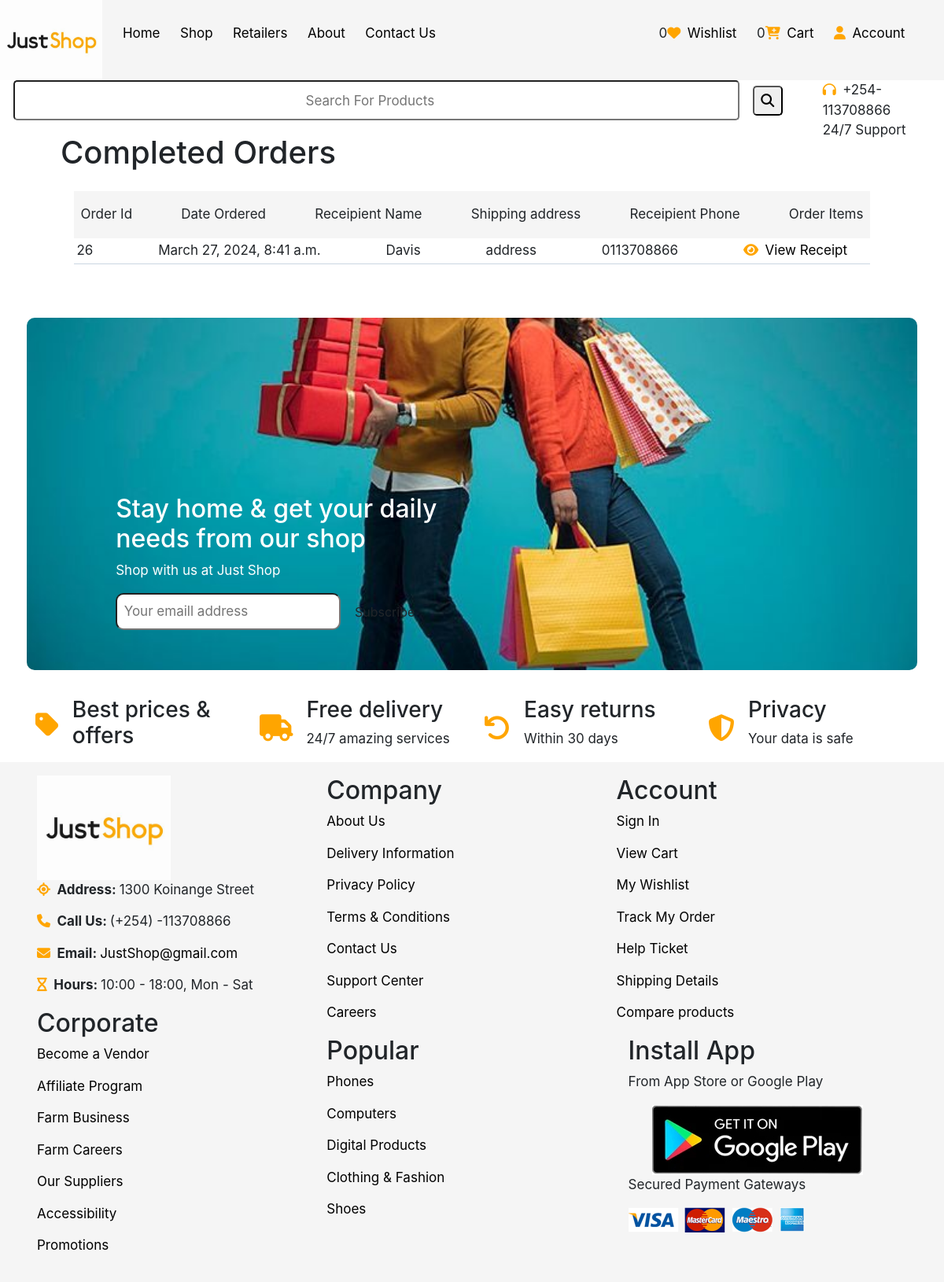
Page /order_history/ (signed in) on the earlier database version.
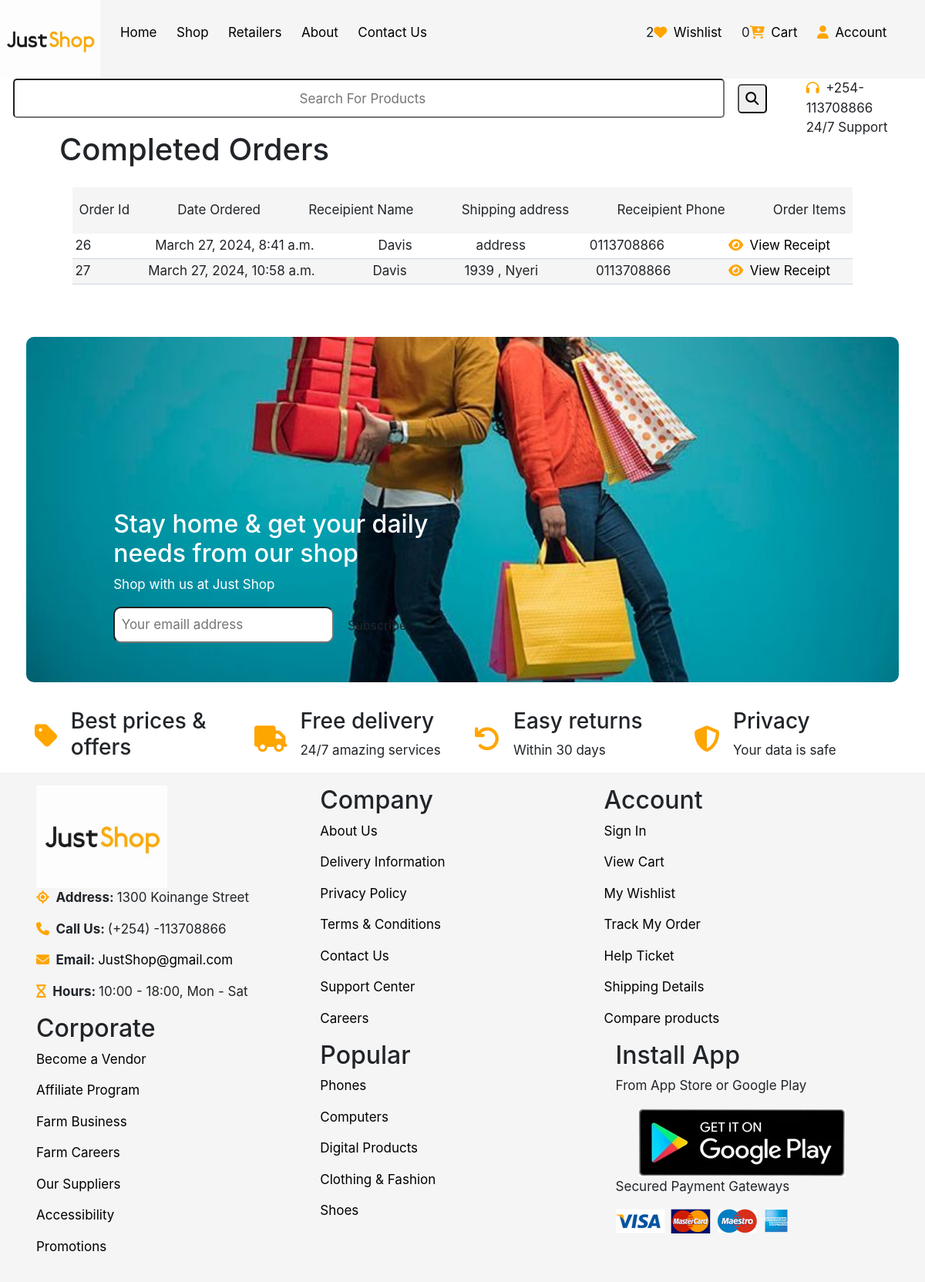
Same page on the later database version.
### main/models.py (models this page shows)
class Order(models.Model):
    order_total_price=models.DecimalField(max_digits=999999999,decimal_places=2)
    date_ordered=models.DateTimeField(auto_now_add=True)
    user=models.ForeignKey(User,on_delete=models.CASCADE)
    name=models.CharField(max_length=200)
    email=models.CharField(max_length=200)
    shipping_address=models.CharField(max_length=200)
    phone=models.CharField(max_length=200)
    payment_method=models.CharField(max_length=200,choices=PAYMENT_METHOD,default="dbt")
    class Meta:
        verbose_name_plural='Cart Orders'

### main/views.py (the view)
# urls.py: path('order_history/',order_history,name="order-history"),
@login_required
def order_history(request):
   orders=Order.objects.filter(user=request.user)
   if orders:
      context={
         "orders":orders,
      }
      return render(request,'main/order-history.html',context)
   else:
      messages.error("You dont have any completed orders")
      return redirect("main:products")

### main/context_processor.py (called while the page is built)
def default(request):
    products=Product.objects.all()
    categories=Category.objects.all()
    wishlist=Wishlist.objects.filter(user=request.user).count()
    return{
        'products':products,
        'categories':categories,
        'wishlist':wishlist,
    }

### templates/main/order-history.html
{% extends "base/base.html" %}
{%block content%}
    <div class="complete-orders">
        <h1>Completed Orders</h1>
        <div class="cart-items">
            <div class="headers">
                <span>Order Id</span><span>Date Ordered</span><span>Receipient Name</span><span>Shipping address</span><span>Receipient Phone</span><span>Order Items</span>
            </div>
            {% for order in orders%}
            <div class="cart-item">
                <span>{{order.id}}</span>
                <span>{{order.date_ordered}}</span>
                <span>{{order.name}}</span>
                <span>{{order.shipping_address}}</span>
                <span>{{order.phone}} </span>
                <a href="{%url 'main:order-items' order.id %}"><span><i class="fas fa-eye"></i>View Receipt</span></a>
            </div>
            {%endfor%}
        </div>
    </div>
{% endblock %}

Differences in the rows shown:
added Order: id "27", date_ordered "March 27, 2024, 10:58 a.m.", name "Davis", shipping_address "1939 , Nyeri", phone "0113708866"
Other differences:
{{ wishlist }}: "0" → "2"
